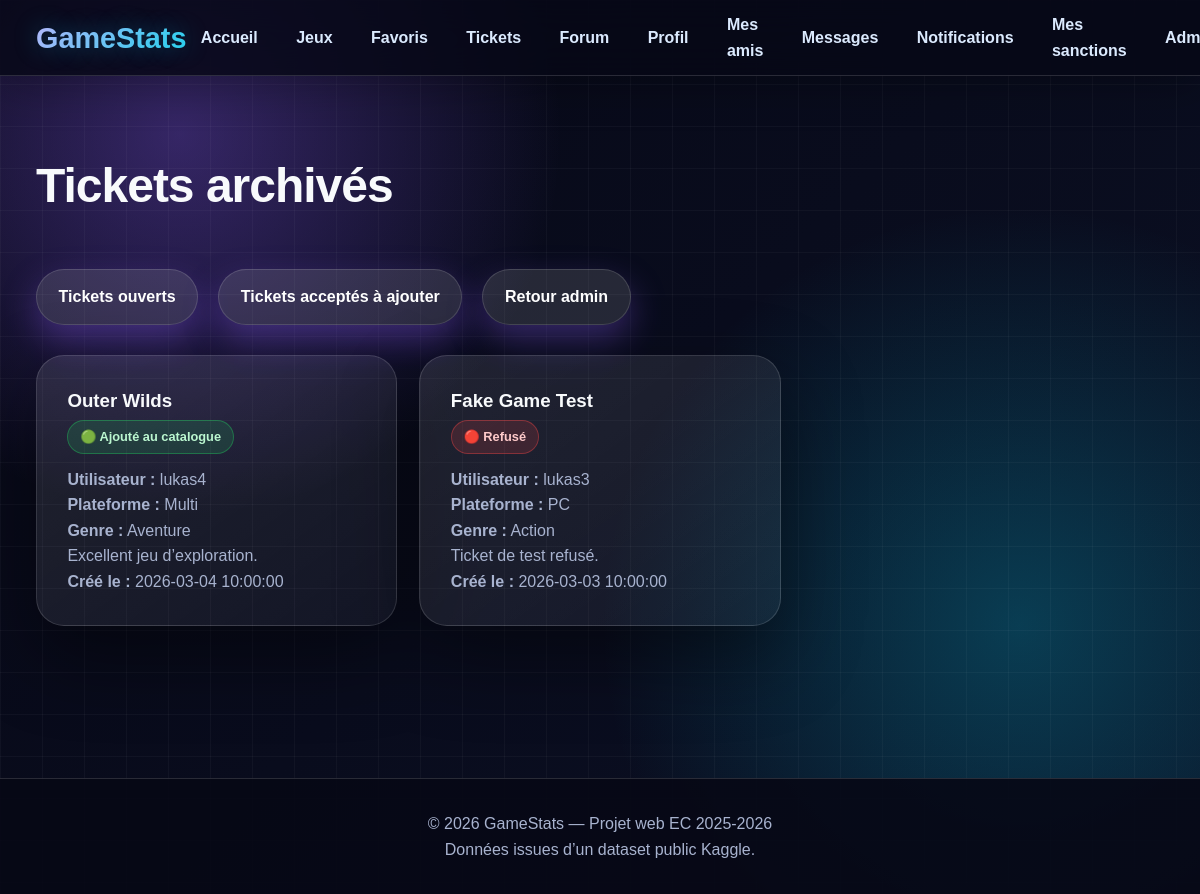
/admin/tickets_archived.php (signed in), run on the app's committed database.
### tables this page shows
CREATE TABLE tickets (
    id INT AUTO_INCREMENT PRIMARY KEY,
    user_id INT NOT NULL,
    title VARCHAR(150) NOT NULL,
    platform VARCHAR(50),
    genre VARCHAR(50),
    release_year INT,
    publisher VARCHAR(100),
    global_sales DECIMAL(8,2),
    critic_score DECIMAL(4,1),
    user_score DECIMAL(4,1),
    image_url VARCHAR(255),
    source_url VARCHAR(255),
    message TEXT,
    status ENUM('pending', 'accepted', 'rejected') DEFAULT 'pending',
    added_to_catalog TINYINT(1) DEFAULT 0,
    created_at DATETIME DEFAULT CURRENT_TIMESTAMP,
    FOREIGN KEY (user_id) REFERENCES users(id) ON DELETE CASCADE
);

CREATE TABLE users (
    id INT AUTO_INCREMENT PRIMARY KEY,
    username VARCHAR(50) NOT NULL UNIQUE,
    email VARCHAR(100) NOT NULL UNIQUE,
    password VARCHAR(255) NOT NULL,
    avatar VARCHAR(255) DEFAULT NULL,
    bio TEXT DEFAULT NULL,
    role ENUM('user', 'admin') DEFAULT 'user',
    is_banned TINYINT(1) DEFAULT 0,
    ban_reason VARCHAR(255) DEFAULT NULL,
    email_verified TINYINT(1) DEFAULT 0,
    email_verification_token VARCHAR(255) DEFAULT NULL,
    email_verified_at DATETIME DEFAULT NULL,
    created_at DATETIME DEFAULT CURRENT_TIMESTAMP
);

### www/admin/tickets_archived.php (the view, shortened to what this page needs)
<?php
require_once '../includes/db.php';
$stmt = $pdo->query(
    'SELECT tickets.*, users.username, users.email
     FROM tickets
     INNER JOIN users ON tickets.user_id = users.id
     WHERE tickets.status = "rejected"
     OR tickets.added_to_catalog = 1
     ORDER BY tickets.created_at DESC'
);
$tickets = $stmt->fetchAll();
include '../includes/header.php';
?>
<section class="section">
    <div class="container">
        <h1 class="section-title">Tickets archivés</h1>
        <div class="admin-actions" style="margin-bottom: 1.5rem;">
            <a href="tickets.php" class="btn btn-secondary">Tickets ouverts</a>
            <a href="tickets_to_add.php" class="btn btn-secondary">Tickets acceptés à ajouter</a>
            <a href="dashboard.php" class="btn btn-secondary">Retour admin</a>
        </div>
        <?php if (empty($tickets)): ?>
            <div class="info-box">
                <h2>Aucune archive</h2>
                <p>Aucun ticket refusé ou déjà ajouté au catalogue.</p>
            </div>
        <?php else: ?>
            <div class="cards-grid">
                <?php foreach ($tickets as $ticket): ?>
                    <article class="card">
                        <h3><?= htmlspecialchars($ticket['title']) ?></h3>
                        <?php if ((int)$ticket['added_to_catalog'] === 1): ?>
                            <span class="status-badge status-added">🟢 Ajouté au catalogue</span>
                        <?php else: ?>
                            <span class="status-badge status-rejected">🔴 Refusé</span>
                        <?php endif; ?>
                        <p><strong>Utilisateur :</strong> <?= htmlspecialchars($ticket['username']) ?></p>
                        <p><strong>Plateforme :</strong> <?= !empty($ticket['platform']) ? htmlspecialchars($ticket['platform']) : 'Non renseignée' ?></p>
                        <p><strong>Genre :</strong> <?= !empty($ticket['genre']) ? htmlspecialchars($ticket['genre']) : 'Non renseigné' ?></p>
                        <?php if (!empty($ticket['message'])): ?>
                            <p><?= nl2br(htmlspecialchars($ticket['message'])) ?></p>
                        <?php endif; ?>
                        <p><strong>Créé le :</strong> <?= htmlspecialchars($ticket['created_at']) ?></p>
                    </article>
                <?php endforeach; ?>
            </div>
        <?php endif; ?>
    </div>
</section>
<?php include '../includes/footer.php'; ?>

### www/assets/css/style.css (style rules this page uses)
* { box-sizing: border-box; margin: 0; padding: 0; }
:root { --bg: #070816; --bg2: #0b1024; --card: rgba(255,255,255,0.08); --text: #f8fafc; --muted: #a8b3cf; --primary: #8b5cf6; --secondary: #06b6d4; --border: rgba(255,255,255,0.14); --shadow: 0 30px 80px rgba(0,0,0,0.45); }
html, body { overflow-x: hidden; }
body { font-family: Arial, Helvetica, sans-serif; background: radial-gradient(circle at 15% 15%, rgba(139,92,246,0.35), transparent 30%), radial-gradient(circle at 85% 70%, rgba(6,182,212,0.28), transparent 35%), linear-gradient(135deg, var(--bg), var(--bg2)); color: var(--text); line-height: 1.6; min-height: 100vh; }
body::before { content: ""; position: fixed; inset: 0; background-image: linear-gradient(rgba(255,255,255,0.035) 1px, transparent 1px), linear-gradient(90deg, rgba(255,255,255,0.035) 1px, transparent 1px); background-size: 42px 42px; pointer-events: none; z-index: -1; }
a { color: inherit; text-decoration: none; }
.container { width: min(1180px, 92%); margin: 0 auto; }
.btn { display: inline-flex; align-items: center; justify-content: center; border: none; cursor: pointer; background: linear-gradient(135deg, var(--primary), var(--secondary)); color: white; padding: 0.9rem 1.35rem; border-radius: 999px; font-weight: 900; box-shadow: 0 15px 35px rgba(139,92,246,0.35); transition: 0.2s; width: fit-content; position: relative; overflow: hidden; margin-top: 0.75rem; margin-right: 0.65rem; margin-bottom: 0.35rem; }
.btn::after { content: ""; position: absolute; inset: 0; background: linear-gradient(120deg, transparent, rgba(255,255,255,0.25), transparent); transform: translateX(-120%); transition: 0.45s; }
.btn-secondary { background: rgba(255,255,255,0.12); border: 1px solid var(--border); }
.section { padding: 4.5rem 0; animation: fadeUp 0.6s ease both; }
.section-title { font-size: clamp(2.2rem, 4vw, 3.4rem); margin-bottom: 2rem; letter-spacing: -1px; }
.cards-grid, .games-grid { display: grid; grid-template-columns: repeat(3, 1fr); gap: 1.4rem; }
.card, .game-card, .info-box, .auth-card, .filters, .table-wrapper { background: linear-gradient(145deg, rgba(255,255,255,0.10), rgba(255,255,255,0.045)); border: 1px solid var(--border); backdrop-filter: blur(20px); box-shadow: var(--shadow); border-radius: 28px; padding: 1.9rem; transition: transform 0.25s ease, box-shadow 0.25s ease, border-color 0.25s ease; }
.card p, .game-card p, .info-box p, .auth-card p { color: var(--muted); }
.admin-actions { display: flex; gap: 0.6rem; flex-wrap: wrap; }
.status-badge { display: inline-flex; align-items: center; gap: 0.35rem; width: fit-content; padding: 0.35rem 0.75rem; border-radius: 999px; font-size: 0.8rem; font-weight: 900; border: 1px solid transparent; margin: 0.25rem 0 0.8rem 0; }
.status-added { background: rgba(34,197,94,0.16); border-color: rgba(34,197,94,0.4); color: #bbf7d0; }
.status-rejected { background: rgba(239,68,68,0.16); border-color: rgba(239,68,68,0.4); color: #fecaca; }
.container { width: min(1440px, 94%); }

### data on the page
tickets: title "Outer Wilds", added_to_catalog "🟢 Ajouté au catalogue", user.username "lukas4", platform "Multi", genre "Aventure", message "Excellent jeu d’exploration.", created_at "2026-03-04 10:00:00"
tickets: title "Fake Game Test", added_to_catalog "🔴 Refusé", user.username "lukas3", platform "PC", genre "Action", message "Ticket de test refusé.", created_at "2026-03-03 10:00:00"
